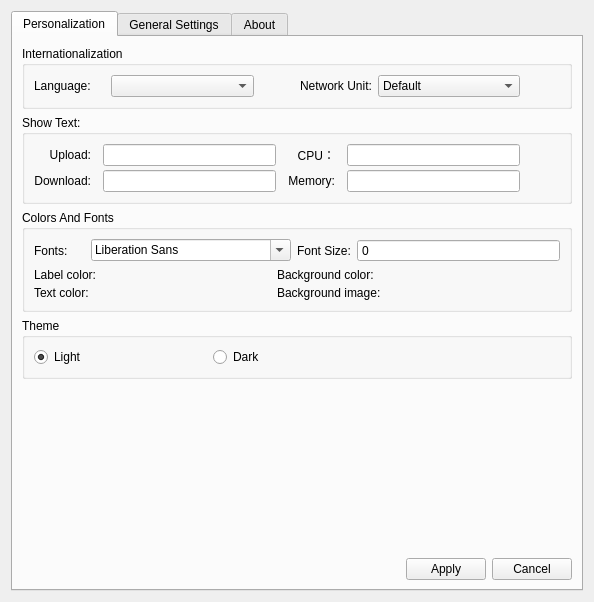
<?xml version="1.0" encoding="UTF-8"?>
<ui version="4.0">
 <class>WinSetting</class>
 <widget class="QWidget" name="WinSetting">
  <property name="geometry">
   <rect>
    <x>0</x>
    <y>0</y>
    <width>594</width>
    <height>602</height>
   </rect>
  </property>
  <property name="windowTitle">
   <string>Form</string>
  </property>
  <layout class="QVBoxLayout" name="verticalLayout_8">
   <item>
    <widget class="QTabWidget" name="tabWidget">
     <property name="autoFillBackground">
      <bool>false</bool>
     </property>
     <property name="currentIndex">
      <number>0</number>
     </property>
     <widget class="QWidget" name="tabPersonalization">
      <attribute name="title">
       <string>Personalization</string>
      </attribute>
      <layout class="QVBoxLayout" name="verticalLayout_7">
       <item>
        <widget class="QGroupBox" name="groupBox_8">
         <property name="title">
          <string>Internationalization</string>
         </property>
         <layout class="QHBoxLayout" name="horizontalLayout_4" stretch="1,2,0,1,2,0">
          <item>
           <widget class="QLabel" name="label_8">
            <property name="text">
             <string>Language:</string>
            </property>
           </widget>
          </item>
          <item>
           <widget class="QComboBox" name="comboBoxLanguage">
            <property name="enabled">
             <bool>true</bool>
            </property>
            <property name="editable">
             <bool>false</bool>
            </property>
            <property name="duplicatesEnabled">
             <bool>false</bool>
            </property>
           </widget>
          </item>
          <item>
           <spacer name="horizontalSpacer_2">
            <property name="orientation">
             <enum>Qt::Horizontal</enum>
            </property>
            <property name="sizeHint" stdset="0">
             <size>
              <width>40</width>
              <height>20</height>
             </size>
            </property>
           </spacer>
          </item>
          <item>
           <widget class="QLabel" name="label_42">
            <property name="text">
             <string>Network Unit:</string>
            </property>
           </widget>
          </item>
          <item>
           <widget class="QComboBox" name="comboBoxUnitModel">
            <property name="duplicatesEnabled">
             <bool>false</bool>
            </property>
            <item>
             <property name="text">
              <string>Default</string>
             </property>
            </item>
            <item>
             <property name="text">
              <string>Mixed</string>
             </property>
            </item>
            <item>
             <property name="text">
              <string>Upper</string>
             </property>
            </item>
            <item>
             <property name="text">
              <string>Lower</string>
             </property>
            </item>
           </widget>
          </item>
          <item>
           <spacer name="horizontalSpacer_3">
            <property name="orientation">
             <enum>Qt::Horizontal</enum>
            </property>
            <property name="sizeHint" stdset="0">
             <size>
              <width>40</width>
              <height>20</height>
             </size>
            </property>
           </spacer>
          </item>
         </layout>
        </widget>
       </item>
       <item>
        <widget class="QGroupBox" name="groupBox_7">
         <property name="title">
          <string>Show Text:</string>
         </property>
         <layout class="QHBoxLayout" name="horizontalLayout_5" stretch="3,0">
          <property name="spacing">
           <number>12</number>
          </property>
          <property name="rightMargin">
           <number>9</number>
          </property>
          <item>
           <layout class="QGridLayout" name="gridLayout_7">
            <property name="verticalSpacing">
             <number>4</number>
            </property>
            <item row="1" column="1">
             <widget class="QLineEdit" name="lineLabDown">
              <property name="text">
               <string/>
              </property>
             </widget>
            </item>
            <item row="0" column="3">
             <widget class="QLineEdit" name="lineLabCpu">
              <property name="text">
               <string/>
              </property>
             </widget>
            </item>
            <item row="1" column="2">
             <widget class="QLabel" name="label_37">
              <property name="text">
               <string>Memory:</string>
              </property>
              <property name="alignment">
               <set>Qt::AlignRight|Qt::AlignTrailing|Qt::AlignVCenter</set>
              </property>
             </widget>
            </item>
            <item row="0" column="2">
             <widget class="QLabel" name="label_34">
              <property name="text">
               <string>CPU：</string>
              </property>
              <property name="alignment">
               <set>Qt::AlignRight|Qt::AlignTrailing|Qt::AlignVCenter</set>
              </property>
             </widget>
            </item>
            <item row="1" column="3">
             <widget class="QLineEdit" name="lineLabMemory">
              <property name="text">
               <string/>
              </property>
             </widget>
            </item>
            <item row="0" column="0">
             <widget class="QLabel" name="label_33">
              <property name="text">
               <string>Upload:</string>
              </property>
              <property name="alignment">
               <set>Qt::AlignRight|Qt::AlignTrailing|Qt::AlignVCenter</set>
              </property>
             </widget>
            </item>
            <item row="1" column="0">
             <widget class="QLabel" name="label_36">
              <property name="text">
               <string>Download:</string>
              </property>
              <property name="alignment">
               <set>Qt::AlignRight|Qt::AlignTrailing|Qt::AlignVCenter</set>
              </property>
             </widget>
            </item>
            <item row="0" column="1">
             <widget class="QLineEdit" name="lineLabUpload">
              <property name="text">
               <string/>
              </property>
             </widget>
            </item>
           </layout>
          </item>
          <item>
           <spacer name="horizontalSpacer_8">
            <property name="orientation">
             <enum>Qt::Horizontal</enum>
            </property>
            <property name="sizeHint" stdset="0">
             <size>
              <width>40</width>
              <height>20</height>
             </size>
            </property>
           </spacer>
          </item>
         </layout>
        </widget>
       </item>
       <item>
        <widget class="QGroupBox" name="groupBox_9">
         <property name="title">
          <string>Colors And Fonts</string>
         </property>
         <layout class="QVBoxLayout" name="verticalLayout_5">
          <item>
           <layout class="QHBoxLayout" name="horizontalLayout_18" stretch="1,4,1,4">
            <item>
             <widget class="QLabel" name="label_43">
              <property name="text">
               <string>Fonts:</string>
              </property>
             </widget>
            </item>
            <item>
             <widget class="QFontComboBox" name="fontComboBox">
              <property name="maximumSize">
               <size>
                <width>200</width>
                <height>16777215</height>
               </size>
              </property>
             </widget>
            </item>
            <item>
             <widget class="QLabel" name="label_44">
              <property name="text">
               <string>Font Size:</string>
              </property>
             </widget>
            </item>
            <item>
             <widget class="QSpinBox" name="spinBoxFontSize">
              <property name="buttonSymbols">
               <enum>QAbstractSpinBox::NoButtons</enum>
              </property>
             </widget>
            </item>
           </layout>
          </item>
          <item>
           <layout class="QHBoxLayout" name="horizontalLayout_8" stretch="1,0">
            <item>
             <layout class="QGridLayout" name="gridLayout_3">
              <property name="horizontalSpacing">
               <number>0</number>
              </property>
              <property name="verticalSpacing">
               <number>4</number>
              </property>
              <item row="1" column="0">
               <widget class="QLabel" name="label_45">
                <property name="text">
                 <string>Text color:</string>
                </property>
               </widget>
              </item>
              <item row="0" column="0">
               <widget class="QLabel" name="label">
                <property name="text">
                 <string>Label color:</string>
                </property>
               </widget>
              </item>
              <item row="0" column="2">
               <widget class="QLabel" name="label_2">
                <property name="text">
                 <string>Background color:</string>
                </property>
               </widget>
              </item>
              <item row="1" column="1">
               <widget class="QLabel" name="labTextColor">
                <property name="text">
                 <string/>
                </property>
               </widget>
              </item>
              <item row="0" column="1">
               <widget class="QLabel" name="labLabTextColor">
                <property name="text">
                 <string/>
                </property>
               </widget>
              </item>
              <item row="0" column="3">
               <widget class="QLabel" name="labBackgroundColor">
                <property name="text">
                 <string/>
                </property>
               </widget>
              </item>
              <item row="1" column="2">
               <widget class="QLabel" name="label_4">
                <property name="text">
                 <string>Background image:</string>
                </property>
               </widget>
              </item>
              <item row="1" column="3">
               <widget class="QLabel" name="labBackgroundImage">
                <property name="text">
                 <string/>
                </property>
               </widget>
              </item>
             </layout>
            </item>
            <item>
             <spacer name="horizontalSpacer">
              <property name="orientation">
               <enum>Qt::Horizontal</enum>
              </property>
              <property name="sizeHint" stdset="0">
               <size>
                <width>40</width>
                <height>20</height>
               </size>
              </property>
             </spacer>
            </item>
           </layout>
          </item>
         </layout>
        </widget>
       </item>
       <item>
        <widget class="QGroupBox" name="groupBox">
         <property name="title">
          <string>Theme</string>
         </property>
         <layout class="QHBoxLayout" name="horizontalLayout_14" stretch="1,1,1">
          <item>
           <widget class="QRadioButton" name="radioButtonLight">
            <property name="text">
             <string>Light</string>
            </property>
            <property name="checkable">
             <bool>true</bool>
            </property>
            <property name="checked">
             <bool>true</bool>
            </property>
           </widget>
          </item>
          <item>
           <widget class="QRadioButton" name="radioButtonDark">
            <property name="text">
             <string>Dark</string>
            </property>
           </widget>
          </item>
          <item>
           <spacer name="horizontalSpacer_22">
            <property name="orientation">
             <enum>Qt::Horizontal</enum>
            </property>
            <property name="sizeHint" stdset="0">
             <size>
              <width>20</width>
              <height>20</height>
             </size>
            </property>
           </spacer>
          </item>
         </layout>
        </widget>
       </item>
       <item>
        <spacer name="verticalSpacer">
         <property name="orientation">
          <enum>Qt::Vertical</enum>
         </property>
         <property name="sizeHint" stdset="0">
          <size>
           <width>20</width>
           <height>121</height>
          </size>
         </property>
        </spacer>
       </item>
       <item>
        <layout class="QHBoxLayout" name="horizontalLayout_22" stretch="5,1,1">
         <item>
          <spacer name="horizontalSpacer_12">
           <property name="orientation">
            <enum>Qt::Horizontal</enum>
           </property>
           <property name="sizeHint" stdset="0">
            <size>
             <width>40</width>
             <height>20</height>
            </size>
           </property>
          </spacer>
         </item>
         <item>
          <widget class="QPushButton" name="btnApplyPerson">
           <property name="text">
            <string>Apply</string>
           </property>
          </widget>
         </item>
         <item>
          <widget class="QPushButton" name="btnQuitPerson">
           <property name="text">
            <string>Cancel</string>
           </property>
          </widget>
         </item>
        </layout>
       </item>
      </layout>
     </widget>
     <widget class="QWidget" name="tabGeneralSetting">
      <attribute name="title">
       <string>General Settings</string>
      </attribute>
      <layout class="QVBoxLayout" name="verticalLayout_2">
       <item>
        <widget class="QGroupBox" name="groupBoxThemeStyle">
         <property name="title">
          <string>Theme Style</string>
         </property>
         <property name="checkable">
          <bool>false</bool>
         </property>
         <property name="checked">
          <bool>false</bool>
         </property>
         <layout class="QHBoxLayout" name="horizontalLayout_2" stretch="1,2,1">
          <item>
           <widget class="QLabel" name="label_53">
            <property name="text">
             <string>System style:</string>
            </property>
           </widget>
          </item>
          <item>
           <widget class="QComboBox" name="comboBoxsystemStyle"/>
          </item>
          <item>
           <widget class="QCheckBox" name="checkBoxHoverDisplay">
            <property name="text">
             <string>Show details</string>
            </property>
            <property name="checked">
             <bool>false</bool>
            </property>
           </widget>
          </item>
         </layout>
        </widget>
       </item>
       <item>
        <widget class="QGroupBox" name="groupBox_10">
         <property name="title">
          <string>Show Text</string>
         </property>
         <layout class="QVBoxLayout" name="verticalLayout_6">
          <property name="spacing">
           <number>6</number>
          </property>
          <property name="rightMargin">
           <number>9</number>
          </property>
          <item>
           <layout class="QGridLayout" name="gridLayout_4">
            <property name="verticalSpacing">
             <number>4</number>
            </property>
            <item row="0" column="1">
             <widget class="QCheckBox" name="checkBoxDisolayCPUAndMemory">
              <property name="text">
               <string>Show [CPU/Memory]</string>
              </property>
              <property name="checked">
               <bool>true</bool>
              </property>
             </widget>
            </item>
            <item row="1" column="1">
             <widget class="QCheckBox" name="checkBoxLocationExchangeCPUAndMenory">
              <property name="text">
               <string>Swap [CPU/Memory]</string>
              </property>
             </widget>
            </item>
            <item row="1" column="0">
             <widget class="QCheckBox" name="checkBoxLocationExchangeNet">
              <property name="text">
               <string>Show [CPU/Memory]</string>
              </property>
             </widget>
            </item>
            <item row="0" column="0">
             <widget class="QCheckBox" name="checkBoxDisolayNet">
              <property name="enabled">
               <bool>true</bool>
              </property>
              <property name="autoFillBackground">
               <bool>false</bool>
              </property>
              <property name="text">
               <string>Show [Upload/Download]</string>
              </property>
              <property name="checked">
               <bool>true</bool>
              </property>
              <property name="tristate">
               <bool>false</bool>
              </property>
             </widget>
            </item>
            <item row="0" column="2">
             <spacer name="horizontalSpacer_13">
              <property name="orientation">
               <enum>Qt::Horizontal</enum>
              </property>
              <property name="sizeHint" stdset="0">
               <size>
                <width>40</width>
                <height>20</height>
               </size>
              </property>
             </spacer>
            </item>
           </layout>
          </item>
          <item>
           <layout class="QHBoxLayout" name="horizontalLayout_11">
            <item>
             <widget class="QLabel" name="label_55">
              <property name="text">
               <string>Fractional accuracy:</string>
              </property>
             </widget>
            </item>
            <item>
             <widget class="QSpinBox" name="spinBoxFractionalAccuracy">
              <property name="maximumSize">
               <size>
                <width>80</width>
                <height>16777215</height>
               </size>
              </property>
              <property name="buttonSymbols">
               <enum>QAbstractSpinBox::NoButtons</enum>
              </property>
              <property name="correctionMode">
               <enum>QAbstractSpinBox::CorrectToPreviousValue</enum>
              </property>
              <property name="keyboardTracking">
               <bool>false</bool>
              </property>
              <property name="showGroupSeparator" stdset="0">
               <bool>false</bool>
              </property>
             </widget>
            </item>
            <item>
             <widget class="QLabel" name="label_56">
              <property name="text">
               <string>Refresh interval:</string>
              </property>
             </widget>
            </item>
            <item>
             <widget class="QSpinBox" name="spinBoxRefreshInterval">
              <property name="maximumSize">
               <size>
                <width>80</width>
                <height>16777215</height>
               </size>
              </property>
              <property name="buttonSymbols">
               <enum>QAbstractSpinBox::NoButtons</enum>
              </property>
              <property name="minimum">
               <number>1000</number>
              </property>
              <property name="maximum">
               <number>999999999</number>
              </property>
              <property name="singleStep">
               <number>1000</number>
              </property>
              <property name="value">
               <number>1000</number>
              </property>
             </widget>
            </item>
            <item>
             <spacer name="horizontalSpacer_7">
              <property name="orientation">
               <enum>Qt::Horizontal</enum>
              </property>
              <property name="sizeHint" stdset="0">
               <size>
                <width>40</width>
                <height>20</height>
               </size>
              </property>
             </spacer>
            </item>
           </layout>
          </item>
         </layout>
        </widget>
       </item>
       <item>
        <layout class="QHBoxLayout" name="horizontalLayout_7">
         <item>
          <widget class="QGroupBox" name="groupBox_14">
           <property name="enabled">
            <bool>true</bool>
           </property>
           <property name="title">
            <string>Message Notification</string>
           </property>
           <layout class="QHBoxLayout" name="horizontalLayout_12">
            <item>
             <layout class="QVBoxLayout" name="verticalLayout">
              <item>
               <layout class="QHBoxLayout" name="horizontalLayout_10">
                <property name="spacing">
                 <number>0</number>
                </property>
                <item>
                 <widget class="QCheckBox" name="checkBoxCpuOver">
                  <property name="text">
                   <string>Notify when CPU is greater than</string>
                  </property>
                 </widget>
                </item>
                <item>
                 <widget class="QSpinBox" name="spinBoxCpuOverNum">
                  <property name="buttonSymbols">
                   <enum>QAbstractSpinBox::NoButtons</enum>
                  </property>
                  <property name="maximum">
                   <number>100</number>
                  </property>
                  <property name="singleStep">
                   <number>10</number>
                  </property>
                  <property name="value">
                   <number>0</number>
                  </property>
                 </widget>
                </item>
               </layout>
              </item>
              <item>
               <layout class="QHBoxLayout" name="horizontalLayout_9">
                <property name="spacing">
                 <number>0</number>
                </property>
                <item>
                 <widget class="QCheckBox" name="checkBoxMemOver">
                  <property name="text">
                   <string>Notify when memory is greater than</string>
                  </property>
                 </widget>
                </item>
                <item>
                 <widget class="QSpinBox" name="spinBoxMemOverNum">
                  <property name="buttonSymbols">
                   <enum>QAbstractSpinBox::NoButtons</enum>
                  </property>
                  <property name="maximum">
                   <number>100</number>
                  </property>
                  <property name="singleStep">
                   <number>10</number>
                  </property>
                  <property name="value">
                   <number>0</number>
                  </property>
                 </widget>
                </item>
               </layout>
              </item>
             </layout>
            </item>
            <item>
             <spacer name="horizontalSpacer_11">
              <property name="orientation">
               <enum>Qt::Horizontal</enum>
              </property>
              <property name="sizeHint" stdset="0">
               <size>
                <width>40</width>
                <height>20</height>
               </size>
              </property>
             </spacer>
            </item>
            <item>
             <widget class="Line" name="line">
              <property name="orientation">
               <enum>Qt::Vertical</enum>
              </property>
             </widget>
            </item>
            <item>
             <layout class="QVBoxLayout" name="verticalLayout_3">
              <item>
               <widget class="QLabel" name="label_41">
                <property name="text">
                 <string>Taskbar Status</string>
                </property>
               </widget>
              </item>
              <item>
               <widget class="QRadioButton" name="radioHorizontal">
                <property name="text">
                 <string>Horizontal</string>
                </property>
                <property name="checked">
                 <bool>true</bool>
                </property>
               </widget>
              </item>
              <item>
               <widget class="QRadioButton" name="radioVertical">
                <property name="text">
                 <string>Vertical</string>
                </property>
               </widget>
              </item>
             </layout>
            </item>
           </layout>
          </widget>
         </item>
        </layout>
       </item>
       <item>
        <widget class="QGroupBox" name="groupBox_13">
         <property name="title">
          <string>Data Export</string>
         </property>
         <layout class="QHBoxLayout" name="horizontalLayout_6">
          <item>
           <widget class="QRadioButton" name="radioSystemPath">
            <property name="text">
             <string>System</string>
            </property>
            <property name="checked">
             <bool>true</bool>
            </property>
           </widget>
          </item>
          <item>
           <widget class="QRadioButton" name="radioCustomPath">
            <property name="text">
             <string>Customize</string>
            </property>
           </widget>
          </item>
          <item>
           <widget class="QPushButton" name="btnExportData">
            <property name="text">
             <string>Export</string>
            </property>
           </widget>
          </item>
         </layout>
        </widget>
       </item>
       <item>
        <spacer name="verticalSpacer_7">
         <property name="orientation">
          <enum>Qt::Vertical</enum>
         </property>
         <property name="sizeHint" stdset="0">
          <size>
           <width>20</width>
           <height>73</height>
          </size>
         </property>
        </spacer>
       </item>
       <item>
        <layout class="QHBoxLayout" name="horizontalLayout_31" stretch="5,1,1">
         <item>
          <spacer name="horizontalSpacer_18">
           <property name="orientation">
            <enum>Qt::Horizontal</enum>
           </property>
           <property name="sizeHint" stdset="0">
            <size>
             <width>40</width>
             <height>20</height>
            </size>
           </property>
          </spacer>
         </item>
         <item>
          <widget class="QPushButton" name="btnApplyGeneralSet">
           <property name="text">
            <string>Application</string>
           </property>
          </widget>
         </item>
         <item>
          <widget class="QPushButton" name="btnQuitGeneralSet">
           <property name="text">
            <string>Cancel</string>
           </property>
          </widget>
         </item>
        </layout>
       </item>
      </layout>
     </widget>
     <widget class="QWidget" name="tabAbout">
      <property name="autoFillBackground">
       <bool>false</bool>
      </property>
      <attribute name="title">
       <string>About</string>
      </attribute>
      <layout class="QVBoxLayout" name="verticalLayout_4">
       <item>
        <widget class="QLabel" name="label_7">
         <property name="text">
          <string>&lt;a href=&quot;https://github.com/xmuli/lfxNet&quot;&gt;lfxNet</string>
         </property>
         <property name="alignment">
          <set>Qt::AlignCenter</set>
         </property>
         <property name="openExternalLinks">
          <bool>true</bool>
         </property>
        </widget>
       </item>
       <item>
        <spacer name="verticalSpacer_4">
         <property name="orientation">
          <enum>Qt::Vertical</enum>
         </property>
         <property name="sizeType">
          <enum>QSizePolicy::Maximum</enum>
         </property>
         <property name="sizeHint" stdset="0">
          <size>
           <width>20</width>
           <height>20</height>
          </size>
         </property>
        </spacer>
       </item>
       <item>
        <layout class="QHBoxLayout" name="horizontalLayout_13">
         <item>
          <spacer name="horizontalSpacer_20">
           <property name="orientation">
            <enum>Qt::Horizontal</enum>
           </property>
           <property name="sizeHint" stdset="0">
            <size>
             <width>40</width>
             <height>20</height>
            </size>
           </property>
          </spacer>
         </item>
         <item>
          <widget class="QLabel" name="labIntroduction">
           <property name="text">
            <string>Introduction: Hovering speed window for all Linux distributions (with DDE-DOCK network speed plugin)</string>
           </property>
          </widget>
         </item>
         <item>
          <spacer name="horizontalSpacer_21">
           <property name="orientation">
            <enum>Qt::Horizontal</enum>
           </property>
           <property name="sizeHint" stdset="0">
            <size>
             <width>40</width>
             <height>20</height>
            </size>
           </property>
          </spacer>
         </item>
        </layout>
       </item>
       <item>
        <spacer name="verticalSpacer_3">
         <property name="orientation">
          <enum>Qt::Vertical</enum>
         </property>
         <property name="sizeType">
          <enum>QSizePolicy::Maximum</enum>
         </property>
         <property name="sizeHint" stdset="0">
          <size>
           <width>20</width>
           <height>20</height>
          </size>
         </property>
        </spacer>
       </item>
       <item>
        <layout class="QGridLayout" name="gridLayout_2">
         <item row="1" column="7">
          <widget class="QLabel" name="label_12">
           <property name="text">
            <string>Feedback</string>
           </property>
          </widget>
         </item>
         <item row="0" column="5">
          <widget class="QLabel" name="label_13">
           <property name="text">
            <string>&lt;a href=&quot;https://github.com/xmuli/lfxNet/blob/master/LICENSE&quot;&gt;MIT</string>
           </property>
           <property name="openExternalLinks">
            <bool>true</bool>
           </property>
          </widget>
         </item>
         <item row="1" column="2">
          <widget class="QLabel" name="label_15">
           <property name="text">
            <string>&lt;a href=&quot;https://ifmet.cn/&quot;&gt;偕臧</string>
           </property>
           <property name="openExternalLinks">
            <bool>true</bool>
           </property>
          </widget>
         </item>
         <item row="0" column="6">
          <spacer name="horizontalSpacer_6">
           <property name="orientation">
            <enum>Qt::Horizontal</enum>
           </property>
           <property name="sizeType">
            <enum>QSizePolicy::Minimum</enum>
           </property>
           <property name="sizeHint" stdset="0">
            <size>
             <width>40</width>
             <height>20</height>
            </size>
           </property>
          </spacer>
         </item>
         <item row="0" column="1">
          <widget class="QLabel" name="label_5">
           <property name="text">
            <string>Versions:</string>
           </property>
          </widget>
         </item>
         <item row="1" column="1">
          <widget class="QLabel" name="label_10">
           <property name="text">
            <string>Author:</string>
           </property>
          </widget>
         </item>
         <item row="0" column="3">
          <spacer name="horizontalSpacer_5">
           <property name="orientation">
            <enum>Qt::Horizontal</enum>
           </property>
           <property name="sizeType">
            <enum>QSizePolicy::Minimum</enum>
           </property>
           <property name="sizeHint" stdset="0">
            <size>
             <width>40</width>
             <height>20</height>
            </size>
           </property>
          </spacer>
         </item>
         <item row="0" column="7">
          <widget class="QLabel" name="label_6">
           <property name="text">
            <string>Compile:</string>
           </property>
          </widget>
         </item>
         <item row="0" column="2">
          <widget class="QLabel" name="label_9">
           <property name="text">
            <string>&lt;a href=&quot;https://github.com/xmuli/lfxNet/releases&quot;&gt;v2.0.0</string>
           </property>
           <property name="openExternalLinks">
            <bool>true</bool>
           </property>
          </widget>
         </item>
         <item row="1" column="8">
          <widget class="QLabel" name="label_23">
           <property name="text">
            <string>&lt;a href=&quot;https://github.com/xmuli/lfxNet/issues&quot;&gt;GitHub</string>
           </property>
           <property name="openExternalLinks">
            <bool>true</bool>
           </property>
          </widget>
         </item>
         <item row="0" column="0">
          <spacer name="horizontalSpacer_10">
           <property name="orientation">
            <enum>Qt::Horizontal</enum>
           </property>
           <property name="sizeType">
            <enum>QSizePolicy::Minimum</enum>
           </property>
           <property name="sizeHint" stdset="0">
            <size>
             <width>40</width>
             <height>20</height>
            </size>
           </property>
          </spacer>
         </item>
         <item row="0" column="9">
          <spacer name="horizontalSpacer_9">
           <property name="orientation">
            <enum>Qt::Horizontal</enum>
           </property>
           <property name="sizeType">
            <enum>QSizePolicy::Minimum</enum>
           </property>
           <property name="sizeHint" stdset="0">
            <size>
             <width>40</width>
             <height>20</height>
            </size>
           </property>
          </spacer>
         </item>
         <item row="0" column="4">
          <widget class="QLabel" name="label_3">
           <property name="text">
            <string>Licenses:</string>
           </property>
          </widget>
         </item>
         <item row="0" column="8">
          <widget class="QLabel" name="label_14">
           <property name="text">
            <string>2021-02</string>
           </property>
          </widget>
         </item>
         <item row="1" column="5">
          <widget class="QLabel" name="label_16">
           <property name="text">
            <string>&lt;a href=&quot;https://github.com/xmuli/lfxNet/releases&quot;&gt;releases</string>
           </property>
           <property name="openExternalLinks">
            <bool>true</bool>
           </property>
          </widget>
         </item>
         <item row="1" column="4">
          <widget class="QLabel" name="label_11">
           <property name="text">
            <string>Download:</string>
           </property>
          </widget>
         </item>
        </layout>
       </item>
       <item>
        <layout class="QHBoxLayout" name="horizontalLayout">
         <property name="spacing">
          <number>0</number>
         </property>
         <item>
          <spacer name="horizontalSpacer_15">
           <property name="orientation">
            <enum>Qt::Horizontal</enum>
           </property>
           <property name="sizeType">
            <enum>QSizePolicy::Minimum</enum>
           </property>
           <property name="sizeHint" stdset="0">
            <size>
             <width>40</width>
             <height>20</height>
            </size>
           </property>
          </spacer>
         </item>
         <item>
          <widget class="QLabel" name="label_19">
           <property name="text">
            <string>UI:</string>
           </property>
          </widget>
         </item>
         <item>
          <widget class="QLabel" name="label_18">
           <property name="text">
            <string>&lt;a href=&quot;https://ifmet.cn/&quot;&gt;Help improve</string>
           </property>
           <property name="openExternalLinks">
            <bool>true</bool>
           </property>
          </widget>
         </item>
         <item>
          <spacer name="horizontalSpacer_14">
           <property name="orientation">
            <enum>Qt::Horizontal</enum>
           </property>
           <property name="sizeType">
            <enum>QSizePolicy::Minimum</enum>
           </property>
           <property name="sizeHint" stdset="0">
            <size>
             <width>0</width>
             <height>0</height>
            </size>
           </property>
          </spacer>
         </item>
        </layout>
       </item>
       <item>
        <layout class="QHBoxLayout" name="horizontalLayout_3">
         <property name="spacing">
          <number>0</number>
         </property>
         <item>
          <spacer name="horizontalSpacer_17">
           <property name="orientation">
            <enum>Qt::Horizontal</enum>
           </property>
           <property name="sizeType">
            <enum>QSizePolicy::Minimum</enum>
           </property>
           <property name="sizeHint" stdset="0">
            <size>
             <width>0</width>
             <height>0</height>
            </size>
           </property>
          </spacer>
         </item>
         <item>
          <widget class="QLabel" name="label_21">
           <property name="text">
            <string>Acknowledgements:</string>
           </property>
           <property name="openExternalLinks">
            <bool>true</bool>
           </property>
          </widget>
         </item>
         <item>
          <widget class="QLabel" name="label_20">
           <property name="text">
            <string>&lt;a href=&quot;https://blog.justforlxz.com&quot;&gt;justforlxz</string>
           </property>
          </widget>
         </item>
         <item>
          <spacer name="horizontalSpacer_19">
           <property name="orientation">
            <enum>Qt::Horizontal</enum>
           </property>
           <property name="sizeType">
            <enum>QSizePolicy::Minimum</enum>
           </property>
           <property name="sizeHint" stdset="0">
            <size>
             <width>0</width>
             <height>0</height>
            </size>
           </property>
          </spacer>
         </item>
        </layout>
       </item>
       <item>
        <spacer name="verticalSpacer_2">
         <property name="orientation">
          <enum>Qt::Vertical</enum>
         </property>
         <property name="sizeType">
          <enum>QSizePolicy::Preferred</enum>
         </property>
         <property name="sizeHint" stdset="0">
          <size>
           <width>20</width>
           <height>206</height>
          </size>
         </property>
        </spacer>
       </item>
      </layout>
     </widget>
    </widget>
   </item>
  </layout>
 </widget>
 <resources/>
 <connections/>
</ui>
